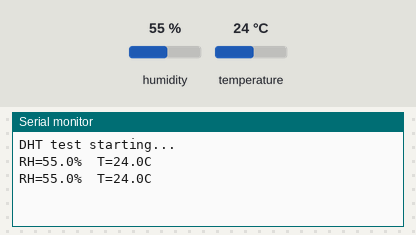
Simulated run of this sketch. Board: Arduino Uno, built with avr-gcc and run on an emulated ATmega328P. Parts: the last lines printed to the serial monitor. The test bench sets the inputs (shaded band); at power-on: humidity 55 %, temperature 24 °C.

Above: at 2.8 s.
2.9 s: humidity set to 22 %
At 5.2 s:
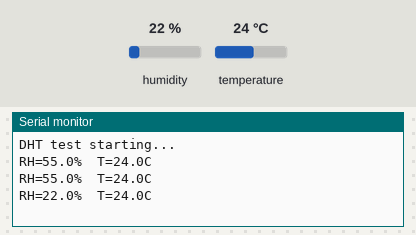
5.6 s: temperature set to 12 °C
At 6.4 s:
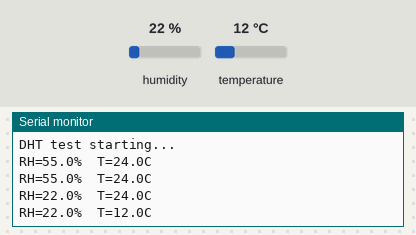
8.3 s: humidity set to 40 %
At 11.2 s:
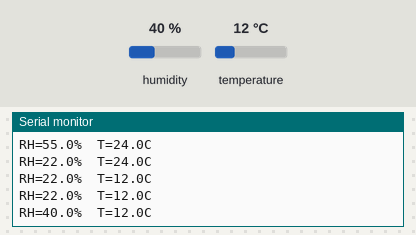
Timing chart, 0 to 12.7 s (numbered marks = the images above; inputs shaded):
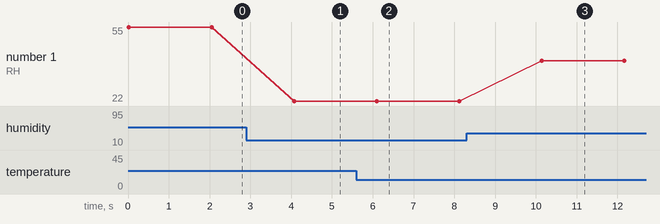

Measured:
- after the input at 2.9 s, the serial monitor: prints a new line after 1.2 s (image 1)
- after the input at 5.6 s, the serial monitor: prints a new line after 0.50 s (image 2)
- after the input at 8.3 s, the serial monitor: prints a new line after 1.8 s (image 3)
- plotted number 1: 55 → 22 after the input at 2.9 s, 22 → 40 after the input at 8.3 s

The sketch:

Minimal_diagnostic_sketch_DHT.ino
```cpp
#include <DHT.h>

#define DHT_PIN 3
#define DHTTYPE DHT11  // change to DHT22 if needed

DHT dht(DHT_PIN, DHTTYPE);

void setup() {
  Serial.begin(115200);
  dht.begin();
  Serial.println("DHT test starting...");
}

void loop() {
  float h = dht.readHumidity();
  float tC = dht.readTemperature();

  if (isnan(h) || isnan(tC)) {
    Serial.println("DHT read failed");
  } else {
    Serial.print("RH=");
    Serial.print(h, 1);
    Serial.print("%  T=");
    Serial.print(tC, 1);
    Serial.println("C");
  }

  delay(2000);
}
```
